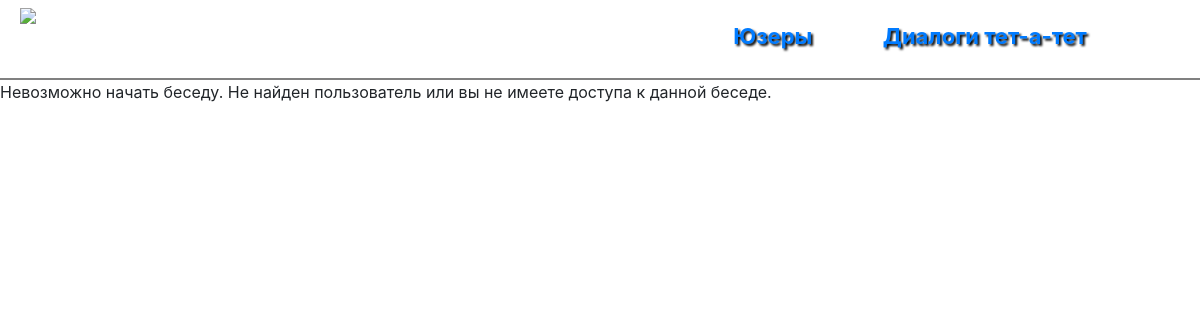
Page /dialogs/10/ (signed in) on the earlier database version.
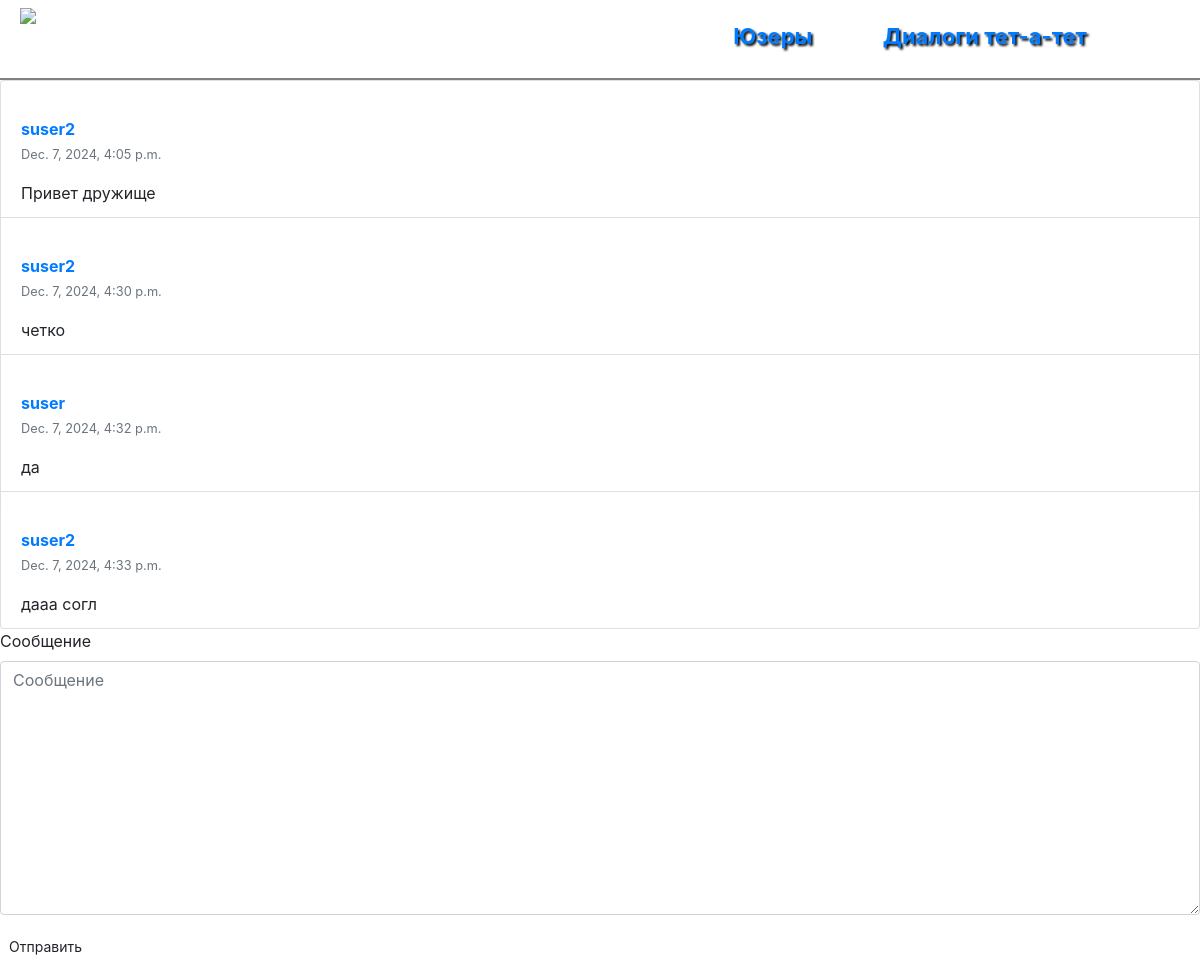
Same page on the later database version.
### chat/models.py (models this page shows, shortened)
class Message(models.Model):
    chat = models.ForeignKey(Chat, verbose_name="Чат", on_delete=models.CASCADE)
    author = models.ForeignKey(User, verbose_name="Пользователь", related_name='message_author', on_delete=models.CASCADE)
    message = models.TextField(verbose_name="Сообщение")
    pub_date = models.DateTimeField(verbose_name='Дата сообщения', auto_now_add=True)
    is_readed = models.BooleanField(verbose_name='Прочитано', default=False)
    class Meta:
        ordering = ['pub_date']

### chat/views.py (the view, shortened to what this page needs)
# urls.py: re_path(r'^dialogs/(?P<chat_id>\d+)/$', views.MessagesView.as_view(), name='messages'),
class MessagesView(View):
    def get(self, request, chat_id):
        try:
            chat = Chat.objects.get(id=chat_id)
            if request.user in chat.members.all():
                chat.message_set.filter(is_readed=False).exclude(author=request.user).update(is_readed=True)
            else:
                chat = None
        except Chat.DoesNotExist:
            chat = None
        return render(
            request,
            'users/messages.html',
            {
                'user_profile': request.user,
                'chat': chat,
                'form': MessageForm()
            }
        )

### chat/forms.py
class MessageForm(forms.ModelForm):
    class Meta:
        model = Message
        fields = ['message']

### templates/users/messages.html (shortened to what this page needs)
{% extends 'index.html' %}
{% block content %}
{% if not chat %}
    <div class="panel panel-body">
        Невозможно начать беседу. Не найден пользователь или вы не имеете доступа к данной беседе.
    </div>
{% else %}
    {% load tz %}
    {% if chat %}
        <div id="messages" class="panel">
            <div id="innerMessages">
                {% for message in chat.message_set.all %}
                        {% include 'users/message.html' with message_item=message %}
                {% endfor %}
            </div>
        </div>
    {% endif %}
    <div id="message_form">
        <form id="message-form" class="panel panel-body" method="post" >
            {% load bootstrap3 %}
            {% bootstrap_form form %}
            <button type="submit" class="btn btn-default btn-sm" onclick="return ETextEditor.validateForm('message-form')">Отправить</button>
        </form>
    </div>
{% endif %}
{% endblock content %}

### templates/index.html (shortened to what this page needs)
<!DOCTYPE html>
{% load static %}
<html lang="ru">
  <head>
    <link rel="stylesheet" href="{% static 'css/styles.css' %}">
    <link rel="stylesheet" href="https://stackpath.bootstrapcdn.com/bootstrap/4.4.1/css/bootstrap.min.css">
  </head>
  <body class="my_body">
    <header class="my_nav">
        <div class="my_nav_icon">
          <img src="{% static 'images/iconchat.jpg' %}">
        </div>
        <div class="my_nav_list">
          <div class="my_nav_list_div">
              <ul>
                  <li><a href="{% url 'users' %}">Юзеры</a></li>
                  <li><a href="{% url 'dialogs' %}">Диалоги тет-а-тет</a></li>
              </ul>
          </div>
      </div>
    </header>
    <main>
        {% block content %}
        {% endblock content %}
    </main>
  </body>
</html>

### templates/users/message.html (shortened to what this page needs)
{% block content %}
{% url 'users:profile' message_item.author.username as the_user_url%}
{% load tz %}
<div class="list-group-item {% if not message_item.is_readed %}unreaded{% endif %}">
    <div class="reply-body">
        <ul class="list-inline">
            <li class="drop-left-padding">
                <strong class="list-group-item-heading"><a href="{{ the_user_url }}">{{ message_item.author.username }}</a></strong>
            </li>
            <li class="pull-right text-muted"><small>{{ message_item.pub_date|utc }}</small></li>
        </ul>
        <div>{{ message_item.message|safe }}</div>
    </div>
</div>
{% endblock content %}

### static/css/styles.css (style rules this page uses)
html, body { margin: 0; padding: 0; height: 100%; width: 100%; }
a { text-decoration: none; }

Differences in the rows shown:
added Message: author.username "suser2", pub_date|utc "Dec. 7, 2024, 4:05 p.m.", message "Привет дружище"
added Message: author.username "suser2", pub_date|utc "Dec. 7, 2024, 4:30 p.m.", message "четко"
added Message: author.username "suser", pub_date|utc "Dec. 7, 2024, 4:32 p.m.", message "да"
added Message: author.username "suser2", pub_date|utc "Dec. 7, 2024, 4:33 p.m.", message "дааа согл"
Other differences:
text no longer shown: "Невозможно начать беседу. Не найден пользователь или вы не имеете доступа к данной беседе."
text now shown: "Сообщение Отправить"
